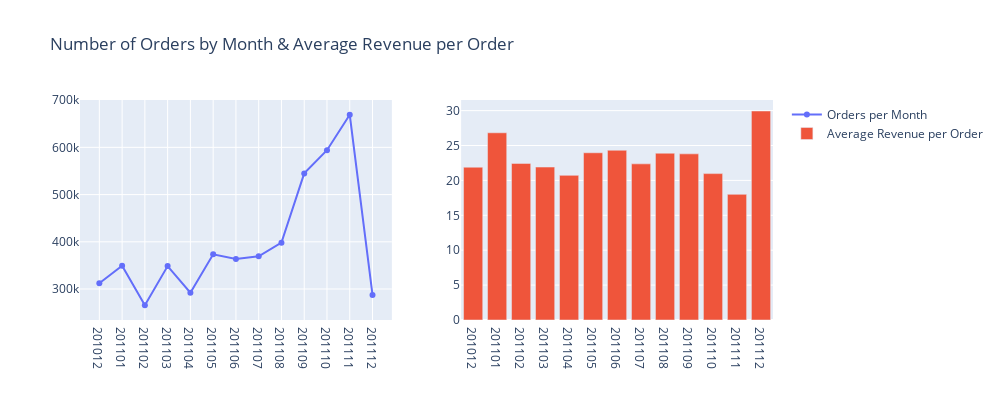

The cell this chart's notebook holds for it:
### Markdown cell above
### What is the monthly order Count & Average Revenue per Order?

### Code cell
fig = make_subplots(rows=1, cols=2)
Av_monthly_sales = retail_df.groupby(retail_df.InvoiceYearMonth).Quantity.sum().reset_index()
fig.add_trace( go.Scatter(x=Av_monthly_sales.InvoiceYearMonth, y = Av_monthly_sales.Quantity),row=1,col=1)

fig.data[0].name = "Orders per Month"

rev_per_order = retail_df.groupby(retail_df.InvoiceYearMonth).Amount.mean().reset_index()
fig.add_trace(go.Bar(x=rev_per_order.InvoiceYearMonth, y=rev_per_order.Amount),
    row=1, col=2)

fig.data[1].name = "Average Revenue per Order"
fig.update_xaxes(type='category')
fig.update_layout(height=400, width=1000, title_text="Number of Orders by Month & Average Revenue per Order")
fig.show()

### Figure 1 — Plotly figure (JSON) as saved in the notebook; plotly's stock layout.template omitted (floating-point values rounded to 4 significant figures)
{"data": [{"name": "Orders per Month", "type": "scatter", "x": [201012, 201101, 201102, 201103, 201104, 201105, 201106, 201107, 201108, 201109, 201110, 201111, 201112], "xaxis": "x", "y": [312265, 349098, 265622, 348503, 292222, 373601, 363699, 369420, 398121, 544897, 593900, 669051, 287413], "yaxis": "y"}, {"name": "Average Revenue per Order", "type": "bar", "x": [201012, 201101, 201102, 201103, 201104, 201105, 201106, 201107, 201108, 201109, 201110, 201111, 201112], "xaxis": "x2", "y": [21.9, 26.82, 22.44, 21.91, 20.72, 23.96, 24.32, 22.37, 23.9, 23.8, 20.97, 18.0, 29.95], "yaxis": "y2"}], "layout": {"height": 400, "title": {"text": "Number of Orders by Month & Average Revenue per Order"}, "width": 1000, "xaxis": {"anchor": "y", "domain": [0, 0.45], "type": "category"}, "xaxis2": {"anchor": "y2", "domain": [0.55, 1], "type": "category"}, "yaxis": {"anchor": "x", "domain": [0, 1]}, "yaxis2": {"anchor": "x2", "domain": [0, 1]}}}
